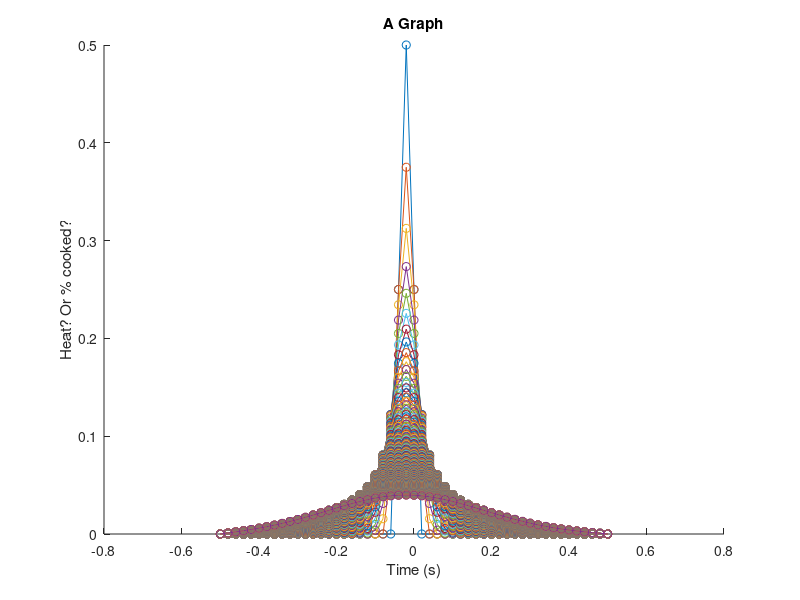

This chart was generated by the following MATLAB code:
% matlabProject.m
% Alex Gonzalez, Ben Harker, Kyle Wahlberg
% Due: 5.14.19

%% Set some Variables
% Tempretures
specificHeatCapacity = 0.56; % beef btu/(lb F)

tempInitial = 70;   % degrees C
timeCut = 200;      % How long the program will run in seconds
rare = 120;
medRare = 130;
med = 140;
medWell = 150;
burnt = 160;

% For FTCS umerical Method
N = 50;                 % Number of grid points = 51
kappa = 1;              % Diffusion constant
L = 1.0;                % Length of domain
h = L/N;                % Space grid size
x = (0:N)*h - L/2;      % Space coordinate
%tau = h^2/(2*kappa);   % Stability limit
tau=0.0001;

T = zeros(N+1,1);       % Numerical solution vector
ii = 2:N;               % Index counters
ip = 3:N+1;
im = 1:N-1;

% Define initial condition
T(N/2) = 1;
T(x:-(L/4)-1) = 1;
T(-L/4:x) = 1;


%% Do some Equations
hold on
for i=1:timeCut % Loopoing through using the FTCS Method to update
    T(ii) = T(ii)+(kappa*tau/h^2)*(T(ip)-2*T(ii)+T(im));
    
    plot(x,T,'-o'); 
    
end
%% Other stuff

title('A Graph'); xlabel('Time (s)'); ylabel('Heat? Or % cooked?');


%% Plot some plots